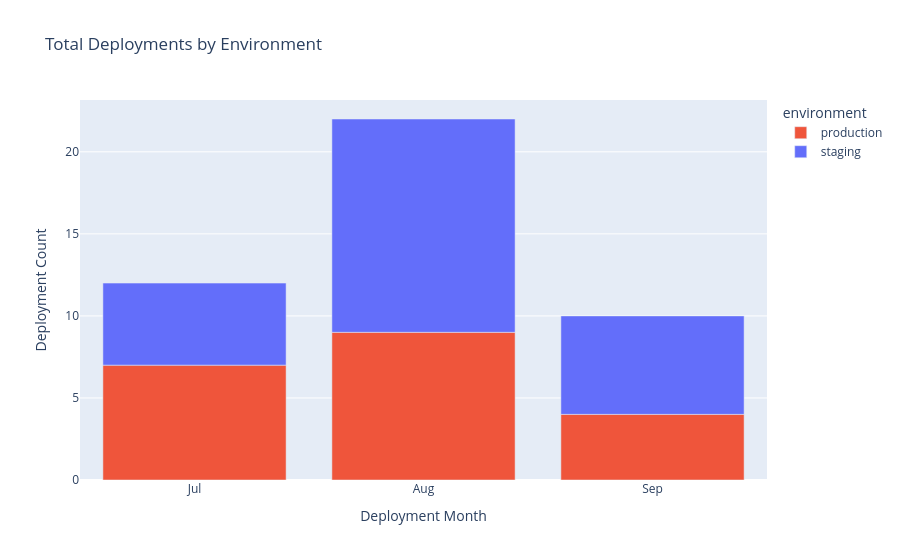

Source (notebook cell):
### Code cell
# display dataframe as figure
fig_month_env_bar = px.bar(
	data_frame=df_deploy_group_month_env,
	title="Total Deployments by Environment",
	x="month",
	y="count",
	color="environment",
	color_discrete_map={"staging":"#636EFA", "production":"#EF553B"},
)

fig_month_env_bar.update_yaxes(
	title_text="Deployment Count"
)

fig_month_env_bar.update_xaxes(
	title_text="Deployment Month",
	tickvals=list(range(1,13)),
	ticktext=['Jan', 'Feb', 'Mar', 'Apr', 'May', 'Jun', 'Jul', 'Aug', 'Sep', 'Oct', 'Nov', 'Dec'],
)

fig_month_env_bar.show()

### Figure 1 — Plotly figure (JSON) as saved in the notebook; plotly's stock layout.template omitted (floating-point values rounded to 4 significant figures)
{"data": [{"hovertemplate": "environment=production<br>month=%{x}<br>count=%{y}<extra></extra>", "legendgroup": "production", "marker": {"color": "#EF553B", "pattern": {"shape": ""}}, "name": "production", "orientation": "v", "showlegend": true, "textposition": "auto", "type": "bar", "x": [7, 8, 9], "xaxis": "x", "y": [7, 9, 4], "yaxis": "y"}, {"hovertemplate": "environment=staging<br>month=%{x}<br>count=%{y}<extra></extra>", "legendgroup": "staging", "marker": {"color": "#636EFA", "pattern": {"shape": ""}}, "name": "staging", "orientation": "v", "showlegend": true, "textposition": "auto", "type": "bar", "x": [7, 8, 9], "xaxis": "x", "y": [5, 13, 6], "yaxis": "y"}], "layout": {"barmode": "relative", "legend": {"title": {"text": "environment"}, "tracegroupgap": 0}, "title": {"text": "Total Deployments by Environment"}, "xaxis": {"anchor": "y", "domain": [0, 1], "ticktext": ["Jan", "Feb", "Mar", "Apr", "May", "Jun", "Jul", "Aug", "Sep", "Oct", "Nov", "Dec"], "tickvals": [1, 2, 3, 4, 5, 6, 7, 8, 9, 10, 11, 12], "title": {"text": "Deployment Month"}}, "yaxis": {"anchor": "x", "domain": [0, 1], "title": {"text": "Deployment Count"}}}}
